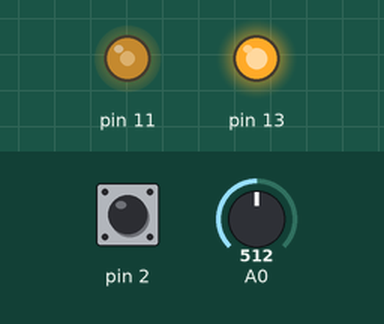
Recording of a sketch running on a simulated Arduino Uno, built with avr-gcc and run on an emulated ATmega328P. Shown: output pins drawn as LEDs (lit = HIGH). The inputs (shaded band) are chosen by the test bench; at power-on: A0 = 512, pin 2 HIGH.

Above: at 1.2 s.
1.3 s: A0 set to 306
At 2.1 s:
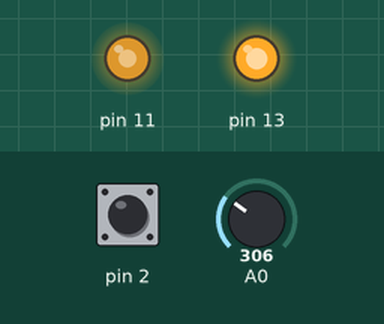
2.8 s: pin 2 pulled LOW for 0.15 s
At 2.9 s:
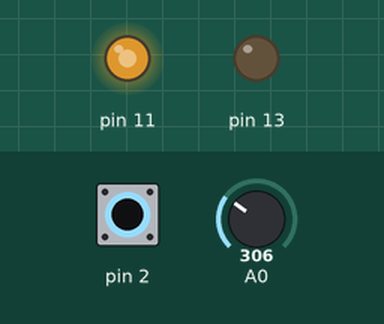
4.5 s: A0 set to 122
At 5.7 s:
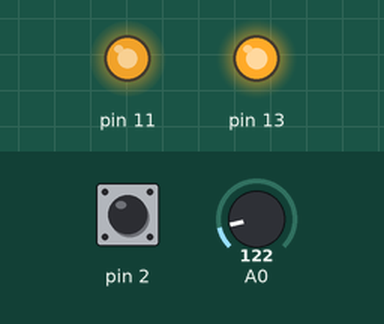
6.0 s: pin 2 pulled LOW for 1 s
At 6.8 s:
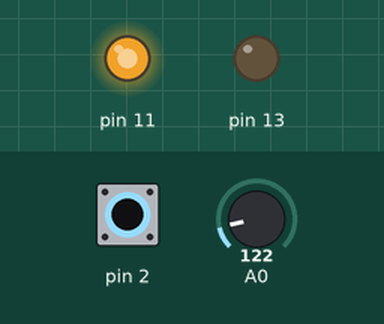
8.5 s: A0 set to 900
At 9.2 s:
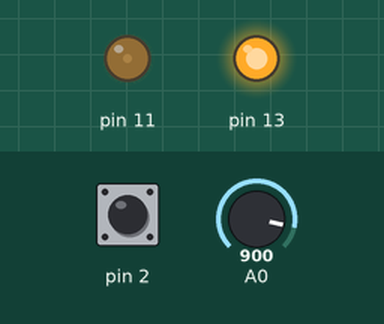
10.0 s: pin 2 pulled LOW for 0.15 s
At 10.11 s:
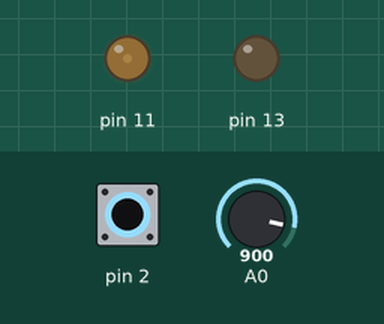
Timing chart, 0 to 12.7 s (numbered marks = the images above; inputs shaded):
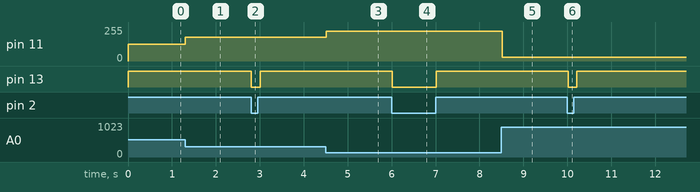

Measured:
- after the input at 1.3 s, pin 11: 127/255 → 178/255 at once
- after the input at 2.8 s, pin 13: HIGH → LOW at once, → HIGH 0.20 s later
- after the input at 4.5 s, pin 11: 178/255 → 224/255 at once
- after the input at 6.0 s, pin 13: HIGH → LOW at once, → HIGH 1.0 s later
- after the input at 8.5 s, pin 11: 224/255 → 30/255 at once
- after the input at 10.0 s, pin 13: HIGH → LOW at once, → HIGH 0.20 s later

The sketch:

photoresistor_test.ino
```cpp
// variables
int sensorVal = 0;

void setup() {
  // Tilt switch
  pinMode(2, INPUT);
  digitalWrite(2, HIGH);
  // Tilt switch output LED for testing
  pinMode(13, OUTPUT);
}

void TiltSwitchTest() {
  int digitalVal = digitalRead(2);//Read the value of pin2
  if( LOW == digitalVal)//if tilt switch is not breakover
  {
    digitalWrite(13,LOW);//turn the led off
  }
  else //if tilt switch breakover
  {
    digitalWrite(13,HIGH);//turn the led on
  }
}

void PhotoResistorTest() {
    // read from photoresistor
  sensorVal = analogRead(A0);
  // LED gets brighter the darker it is at the sensor
  // invert the reading from 0-1023 to 1023-0
  sensorVal = 1023 - sensorVal;
  // write to LED at PWM pin
  analogWrite(11, map(sensorVal, 0, 1023, 0, 255));
  delay(100);
}

void loop() {
  TiltSwitchTest();
  PhotoResistorTest();
}
```
